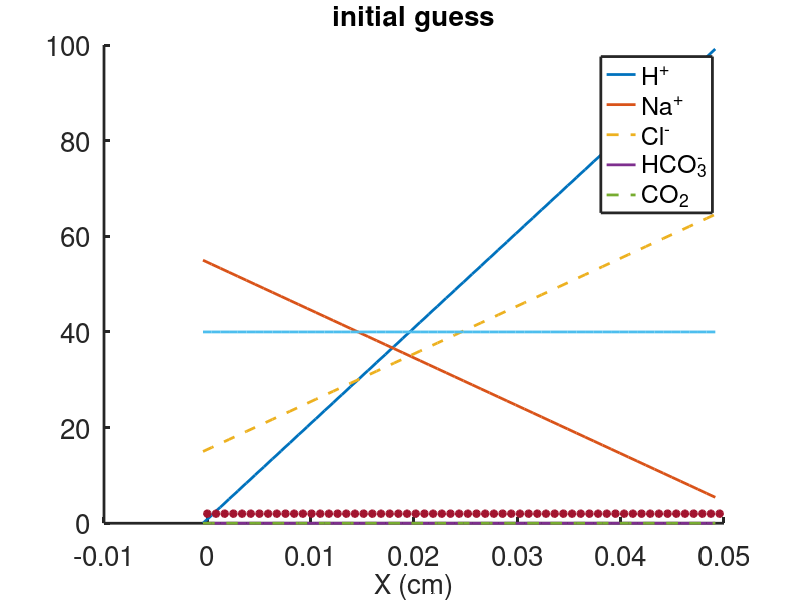

Source code (MATLAB): (Note: this script raises an error after producing the figure.)
%%%%%%%%%%%%%%%%%%%%%%%%%%%%%%%%%%%%%%%%%%%%%%%%%%%%%%%%%
% Matlab code used to   solve the steady state system of diffusion-advection-reaction
% for 5 species
% sodium, hydrogen, chloride, bicarbonate and carbon dioxide
% electrodiffusion with one Dirichlet boundary condition and one Robin
% condition using Matlab function fsolve 
 
% For Chapter 18, Section 18.6.2 of
% Keener and Sneyd, Mathematical Physiology, 3rd Edition, Springer.

% Written by James Keener and James Sneyd

%-------------------------------------------------------------------
clear all
close all
clc



set(0,                           ...
   'defaultaxesfontsize', 20,   ...
   'defaultaxeslinewidth', 2.0, ...
   'defaultlinelinewidth', 2.0, ...
   'defaultpatchlinewidth', 0.7);
global N Amh Amn Amc Amb Amco2 ATmnh  ATmhn ATmcb ATmbc Dh Dn Dc Db Dco2
global kmb kb Hb Nb Cb Bb Co2b Um denom  
global  zs hj delj
L =0.05; % length of the domain units cm
Lm = 0.75; % length of the mucus gel region
% there are 5 diffusion coefficients
Dh =  7e-5; %cm^2/s% hydrogen
Dn = 2.46e-5; % sodium
Db =1.78e-5;  % bicaarbonate
Dc = 2.13e-5; %chloride
 
Dco2 = 1.98e-5; % carbon dioxide
 
zs =[1,1,-1,-1,0]; % charges on ions

kb = 2.6e3 ;% or  2.6e10mM^(-1) s^(-1) % hydrogen-bicarbonate reaction rate
kmb = 11; %s^(-1) % carbon dioxide dissociation rate
KBC =  2e-1; % bicarbonate-chloride exchanger permeability
   %  Hydrogen-sodium exchanger permeability:
 KHN = 2e-1;
 
delHN= 1.e5;
delBC = 10;

% lumenal concentrations
M0 = 134; % mM
M0 = 40;
 
% boundary values at x=L;
Hb = 100; %mM 

% choose a level of Na(L):

Nb = 10;% mM
Nb = 5;
%Nb = 200;
Bb = 0; % no bicarbonate at the righthand boundary
Co2b = 0; % assume carbon dioxide is taken out 

N=60;    % total number of spatial grid points,  
% number of unknowns is 6N
%phi_j at xj
%u_j at yj = xj+hj/2% u1 is considered a ghost point on the exterior of the left boundary,
% the right boundary condition is applied at y_(N+1)

%specify the grid

hj =ones(1,N); %uniform grid
% or non-uniform grid:
%hj = tanh([1:N]/(0.25*N));  % there are N-1 gaps, but N hj's
 %non-uniform grid  has bugs, does not give the correct answer
 % uniform grid gives good answers
HT = sum(hj(1:N-1))+hj(N)/2;  % use N-1 hj's = 1/2 for form grid for unknowns
Hj = L*hj/HT; % rescale to correct length 
 hj = [Hj(1),Hj]; % add the ghost point
xj = [0,cumsum(hj(2:N))];  %these are the N grid points where phi is specified
 
yj = [-hj(1)/2,xj+hj(2:N+1)/2 ]; %these are the grid points where u (including the ghost point) is unknown
% plus an extra point for the boundary condition
 
 

delj = yj(2:N+1) - yj(1:N) ; % distance between midpoints
 hj=hj';
 delj = delj';
djs = delj(1:N-1)+delj(2:N);
 denom = delj(1:N-1).*delj(2:N).*djs/2 ; %this is the denominator for the diffusion operator

X = xj(1:N); % N interior grid points, including x=0, where phi is unknown
Y = yj(1:N);  %these are the locations where concentrations are unknown
  

Um = M0*(1-tanh((Y-Lm)/0.1) )/2;  % mucus charge/binding site distribution
 
Umb = M0*(1-tanh((L-Lm)/0.1) )/2 ;
% enforce electroneutrality  at x=L
Cb = Hb+Nb-Umb-Bb;
% initial guesses
 % be sure all concentrations are positive! 
Uh = Hb+2000*(X-L)';  %H0*ones(N,1);
Un = Nb+1000*(L-X)';
Ub =  zeros(N,1); % ;
Uc = Un + Uh - Ub - Um';  % guarantees electroneutrality
Uco2 = Co2b* ones(N,1);
phi =  2*ones(N,1);
 
Uslv0 = [Uh;Un; Ub;Uco2;phi];  % initial guess for the solution
 
figure(1)
plot(Y,Uh,Y,Un, Y,Uc,'--',Y,Ub,Y,Uco2,'--',Y,Um,X,phi,'*','linewidth',2)
title('initial guess','fontsize',20)
xlabel('X (cm)','fontsize',20)
legend('H^+','Na^+','Cl^-','HCO_3^-','CO_2')
 box off
% form the 5 main diffusion matrices, which are independent of unknowns

 ATmh = [-Dh/hj(1)-KHN*delHN/2;-Dh*djs./denom];
 
AThup = [Dh/hj(1)-KHN*delHN/2;Dh*delj(2:N-1)./denom(1:N-2)];
AThoff = Dh*delj(1:N-1)./denom(1:N-1);
Amh= diag(ATmh) +diag(AThup,1) + diag(AThoff,-1);

% diffusion operator for h
 
ATmhn = zeros(N,N);
ATmhn(1,1) = KHN/2;  % flux for hydrogen depends on sodium
ATmhn(1,2) = KHN/2;
 
ATmn = [-Dn/hj(1)-KHN/2;-Dn*djs./denom];
ATnup = [Dn/hj(1)-KHN/2;Dn*delj(1:N-2)./denom(1:N-2)];
ATnoff = Dn*delj(2:N)./denom(1:N-1);
Amn= diag(ATmn) +diag(ATnup,1) + diag(ATnoff,-1);% diffusion operator for Na
 
ATmnh = zeros(N,N);
ATmnh(1,1) = KHN*delHN/2;  % flux for sodium depends on hydrogen
ATmnh(1,2) = KHN*delHN/2;
 
ATmc = [-Dc/hj(1)-KBC/2;-Dc*djs./denom];
ATcup = [Dc/hj(1)-KBC/2;Dc*delj(1:N-2)./denom(1:N-2)];
ATcoff = Dc*delj(2:N)./denom(1:N-1);
Amc= diag(ATmc) +diag(ATcup,1) + diag(ATcoff,-1);  % diffusion operator for Cl
 
ATmcb = zeros(N,N);
ATmcb(1,1) = KBC*delBC/2;
ATmcb(1,2) = KBC*delBC/2;

ATmb = [-Db/hj(1)-KBC*delBC/2;-Db*djs./denom];
ATbup = [Db/hj(1)-KBC*delBC/2;Db*delj(1:N-2)./denom(1:N-2)];
ATboff = Db*delj(2:N)./denom(1:N-1);
Amb= diag(ATmb) +diag(ATbup,1) + diag(ATboff,-1);  % diffusion operator for bicarbonate
 
ATmbc = zeros(N,N);
ATmbc(1,1) = KBC/2;
ATmbc(1,2) = KBC/2;

ATmco2 = [-Dco2/hj(1);-Dco2*djs./denom];
ATco2up = [Dco2/hj(1); Dco2*delj(1:N-2)./denom(1:N-2)];
ATco2off =Dco2*delj(2:N)./denom(1:N-1);
Amco2= diag(ATmco2) +diag(ATco2up,1) + diag(ATco2off,-1);  % diffusion operator for CO2
 
% now call fsolve
Uslv = fsolve(@feval, Uslv0);

Uh = Uslv(1:N);
Un = Uslv(N+1:2*N);
Ub = Uslv(2*N+1:3*N);
Uco2 = Uslv(3*N+1:4*N);
phi = Uslv(4*N+1:5*N);
Uc = Un + Uh - Ub - Um' ;
 
figure(2)
plot(Y,Uh,Y,Un,  Y,Uc, '--', Y,Ub,'--',Y,Uco2,'linewidth',2)
 xlabel('X (cm)','fontsize',20)
legend('H^+','Na^+','Cl^-','HCO_3^-','CO_2' )

ylabel('Concentrations (mM)','fontsize',20)

figure(3)
plot(X,Avg(Uh,Hb),X,Avg(Un,Nb),X,Avg(Uc,Cb),'--', X,Avg(Ub,Bb),'--',X,Avg(Uco2,Co2b),'linewidth',2)
 xlabel('X (cm)','fontsize',20)
legend('H^+','Na^+','Cl^-','HCO_3^-','CO_2' )
 formatSpecF = '%3.0f\n';
title(strcat('Na_b = ',sprintf(formatSpecF,Nb),' mM'))
ylabel('Concentrations (mM)','fontsize',20)
 box off

figure(4)
 plot(X,phi,'linewidth',2)
xlabel('X (cm)','fontsize',20)
ylabel('\phi (dimensionless)','fontsize',20)

FluxH = Dh*Flux(Uh,phi,zs(1), Hb) ;
 FluxN = Dn*Flux(Un,phi,zs(2), Nb) ;
 FluxC = Dc*Flux(Uc,phi,zs(3), Cb) ;
 FluxB = Db*Flux(Ub,phi,zs(4), Bb) ;
 
 figure(5)
 plot(X,-FluxH,X,-FluxN,X,-FluxC,'--',X,-FluxB,'--','linewidth' ,2)
 %plot( X,-FluxC,X,-FluxB,'linewidth' ,2)
 legend( 'FluxH','FluxN','FluxC','FluxB')
xlabel('X (cm)','fontsize',20)
  
 figure(6)
  
 plot(X,-log10(Avg(Uh,Hb)*1.e-3),'linewidth',2)
xlabel('X (cm)','fontsize',20)
ylabel('pH','fontsize',20)
 resid = feval(Uslv);
 rs = reshape(resid,N,5);

 figure(7)
 plot(X,log(abs(rs)))
ylabel('log(residual)')
legend('H^+','Na^+','Cl^-','HCO_3^-','CO_2')
xlabel('X (cm)','fontsize',20)

function resid = feval(Uslv)
global N Amh Amn Amc Amb Amco2 ATmnh  ATmhn ATmcb ATmbc Dh Dn Dc Db Dco2
global kmb kb Hb Nb Cb Bb Co2b Um denom Afull
global   zs hj delj 

Uh = Uslv(1:N);
Un = Uslv(N+1:2*N);
Ub = Uslv(2*N+1:3*N);
Uco2 = Uslv(3*N+1:4*N);
phi = Uslv(4*N+1:5*N);
Uc = Un + Uh - Ub - Um' ; % guarantees electroneutrality
 
% evaluate the function using 
 %  Uh, Un, Uc, Ub, and phi values 
Avgh = Avg(Uh,Hb);
Avgn = Avg(Un,Nb);
Avgc = Avg(Uc,Cb); 
Avgb = Avg(Ub,Bb); 
 
Hgrad = Dh*Grad(Avgh); 
Ngrad = Dn*Grad(Avgn);
Cgrad = Dc*Grad(Avgc);
Bgrad = Db*Grad(Avgb);
 
%CO2grad = 0 since CO2 is neutral charge
 
Afull= [[Amh,ATmhn,zeros(N,N),diag([0;kmb*ones(N-1,1)]),zs(1)*Hgrad]; ...% hydrogen
    [ATmnh,Amn,zeros(N,2*N),  zs(2)*Ngrad];  ... % sodium
    [zeros(N,2*N),ATmcb,zeros(N,N),zs(3)*Cgrad]; ...% chloride
    [zeros(N,2*N),Amb, diag([0;kmb*ones(N-1,1)]),zs(4)*Bgrad]; ...% bicarbonate
    [zeros(N,3*N),Amco2-diag([0;kmb*ones(N-1,1)]),zeros(N,N)]]; ...% carbon dioxide
 
 
B = [zeros(2*N,N);Amc;ATmbc;zeros(N,N)];
 % now evaluate the  reaction terms
Rhs = zeros(5*N,1);
 
Rhs(2:N-1) = kb*Uh(2:N-1).*Ub(2:N-1);
Rhs(N) = - Dh*delj(N)*Hb./denom(N-1)+kb*Uh(N)*Ub(N);
Rhs(2*N) = - Dn*delj( N)*Nb./denom(N-1);  % right BC for sodium
Rhs(3*N) = - Dc*delj( N)*Cb./denom(N-1);% right BC for chloride
 
Rhs(3*N+2:4*N-1) = kb*Uh(2:N-1).*Ub(2:N-1) ;
Rhs(4*N) = - Db*delj(N)*Bb./denom(N-1)  +kb*Uh(N)*Ub(N) ;
Rhs(4*N+2:5*N-1) =  -kb*Uh(2:N-1).*Ub(2:N-1);
Rhs(5*N) = - Dco2*delj(N)*Co2b./denom(N-1) -kb*Uh(N).*Ub(N); 
 
resid = Afull*Uslv+B*Uc-Rhs;
  
end

function out = Avg(U,Ub)
global N hj delj
 
out = ( hj(2:N+1).*U +hj(1:N).*[U(2:N);Ub])./(2*delj);
 
end

function out = Grad(Avg)
global N hj 
 
out = [ diag([Avg(1); Avg(2:N)./hj(1:N-1)])]-[diag(Avg(1:N-1)./hj(1:N-1),-1)];

end

function out = Flux(U,phi,zi, Ub)
global delj N
Uv = Avg(U,Ub);
Upr = ([U(2:N);Ub]-U)./delj;
out =  Upr +zi*Uv.*phi;

end
